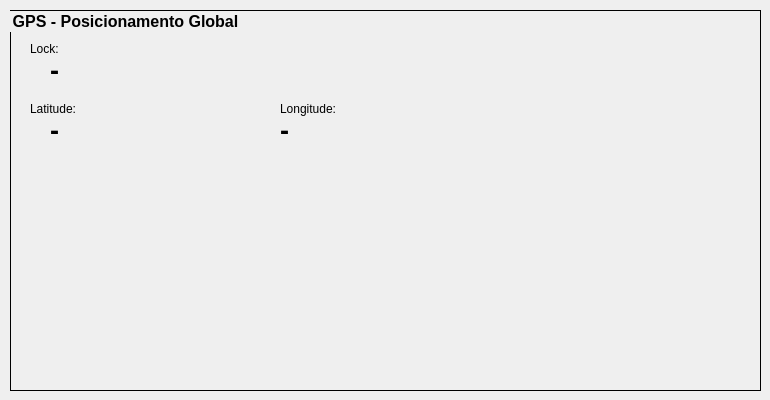
    <widget class="QWidget" name="tabGPS">
     <attribute name="title">
      <string>GPS</string>
     </attribute>
     <widget class="QGroupBox" name="groupBox_9">
      <property name="geometry">
       <rect>
        <x>10</x>
        <y>10</y>
        <width>751</width>
        <height>381</height>
       </rect>
      </property>
      <property name="font">
       <font>
        <pointsize>12</pointsize>
        <weight>75</weight>
        <bold>true</bold>
       </font>
      </property>
      <property name="styleSheet">
       <string notr="true">QGroupBox {border: 1px solid black}</string>
      </property>
      <property name="title">
       <string>GPS - Posicionamento Global</string>
      </property>
      <widget class="QLabel" name="labelGPSLat">
       <property name="geometry">
        <rect>
         <x>20</x>
         <y>90</y>
         <width>141</width>
         <height>17</height>
        </rect>
       </property>
       <property name="text">
        <string>Latitude:</string>
       </property>
      </widget>
      <widget class="QLabel" name="labelDadosGPSLat">
       <property name="geometry">
        <rect>
         <x>40</x>
         <y>110</y>
         <width>211</width>
         <height>21</height>
        </rect>
       </property>
       <property name="font">
        <font>
         <pointsize>20</pointsize>
         <weight>75</weight>
         <bold>true</bold>
        </font>
       </property>
       <property name="text">
        <string>-</string>
       </property>
      </widget>
      <widget class="QLabel" name="labelSinalUltrassom_4">
       <property name="geometry">
        <rect>
         <x>20</x>
         <y>30</y>
         <width>101</width>
         <height>17</height>
        </rect>
       </property>
       <property name="text">
        <string>Lock:</string>
       </property>
      </widget>
      <widget class="QLabel" name="labelDadosGPSLock">
       <property name="geometry">
        <rect>
         <x>40</x>
         <y>50</y>
         <width>101</width>
         <height>21</height>
        </rect>
       </property>
       <property name="font">
        <font>
         <pointsize>20</pointsize>
         <weight>75</weight>
         <bold>true</bold>
        </font>
       </property>
       <property name="text">
        <string>-</string>
       </property>
      </widget>
      <widget class="QLabel" name="labelGPSLon">
       <property name="geometry">
        <rect>
         <x>270</x>
         <y>90</y>
         <width>141</width>
         <height>17</height>
        </rect>
       </property>
       <property name="text">
        <string>Longitude:</string>
       </property>
      </widget>
      <widget class="QLabel" name="labelDadosGPSLon">
       <property name="geometry">
        <rect>
         <x>270</x>
         <y>110</y>
         <width>191</width>
         <height>21</height>
        </rect>
       </property>
       <property name="font">
        <font>
         <pointsize>20</pointsize>
         <weight>75</weight>
         <bold>true</bold>
        </font>
       </property>
       <property name="text">
        <string>-</string>
       </property>
      </widget>
     </widget>
    </widget>
